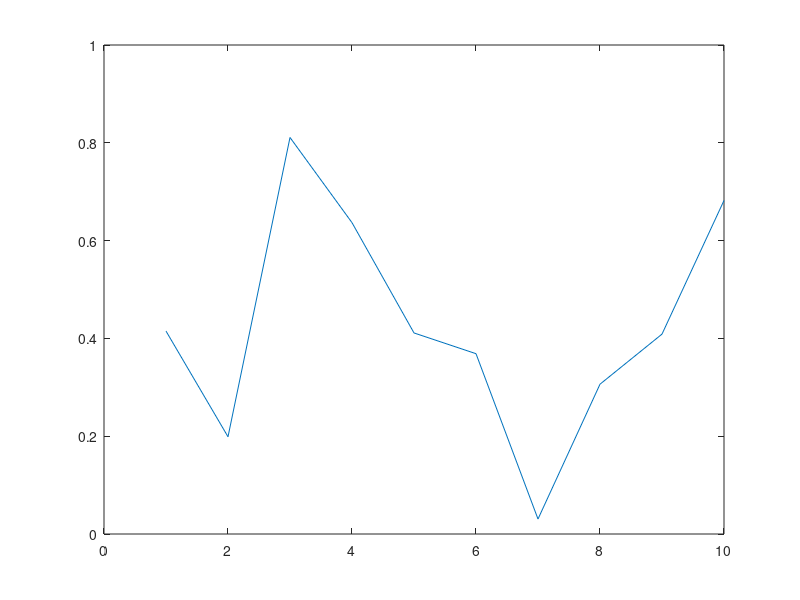

The MATLAB script that drew this image:
% cap6_waitfor_exemplo
function cap6_waitfor_exemplo ( )
h=surf(peaks);   % Desenha um grafico
waitfor(h)       % Espera que ele seja eliminado
h=msgbox('Grafico anterior eliminado. Pronto para desenhar o proximo');
waitfor(h)       % Espera que ele seja eliminado
plot(rand(1,10)) % Desenha outro grafico
